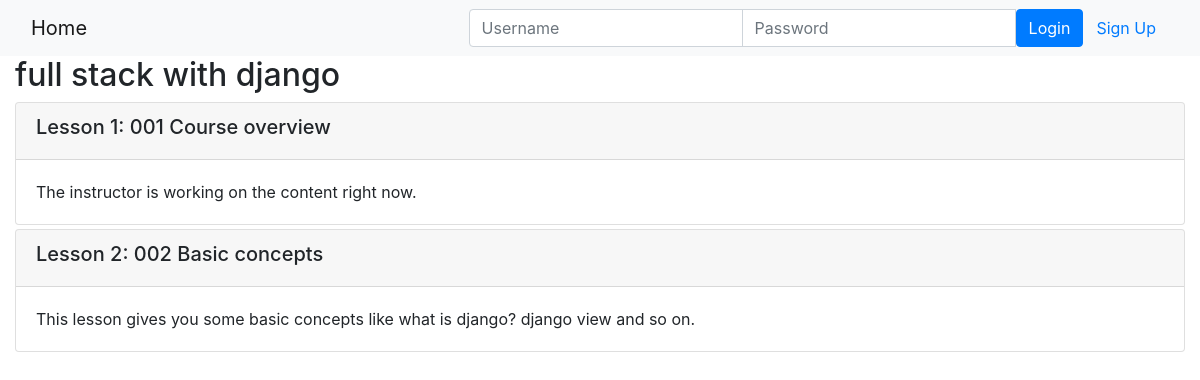
Page /onlinecourse/1/ on the committed database.
### onlinecourse/models.py (models this page shows, shortened)
class Course(models.Model):
    name = models.CharField(null=False, max_length=30, default='online course')
    image = models.ImageField(upload_to='course_images/')
    description = models.CharField(max_length=1000)
    pub_date = models.DateField(null=True)
    instructors = models.ManyToManyField(Instructor)
    users = models.ManyToManyField(settings.AUTH_USER_MODEL, through='Enrollment')
    total_enrollment = models.IntegerField(default=0)
    is_enrolled = False

class Lesson(models.Model):
    title = models.CharField(max_length=200, default="title")
    order = models.IntegerField(default=0)
    course = models.ForeignKey(Course, on_delete=models.CASCADE)
    content = models.TextField()

### onlinecourse/views.py (the view)
# urls.py: path('<int:pk>/', views.CourseDetailView.as_view(), name='course_details'),
class CourseDetailView(generic.DetailView):
    model = Course
    template_name = 'onlinecourse/course_detail_bootstrap.html'

### onlinecourse/templates/onlinecourse/course_detail_bootstrap.html (shortened to what this page needs)
<!DOCTYPE html>
<html lang="en">
<head>
     {% load static %}
    <link rel="stylesheet" href="https://maxcdn.bootstrapcdn.com/bootstrap/4.5.2/css/bootstrap.min.css">
</head>
<body>
    <nav class="navbar navbar-light bg-light">
        <div class="container-fluid">
            <div class="navbar-header">
                  <a class="navbar-brand" href="{% url 'onlinecourse:index' %}">Home</a>
            </div>
            <ul class="nav navbar-nav navbar-right">
                {% if user.is_authenticated %}
                <li>
                    <a class="btn btn-link" href="#">{{ user.first_name }}({{ user.username }})</a>
                    <a class="btn btn-link" href="{% url 'onlinecourse:logout' %}">Logout</a>
                </li>
                {% else %}
                <li>
                    <form class="form-inline" action="{% url 'onlinecourse:login' %}" method="post">
                        <div class="input-group">
                            <input type="text" class="form-control" placeholder="Username" name="username" >
                            <input type="password" class="form-control" placeholder="Password" name="psw" >
                            <button class="btn btn-primary" type="submit">Login</button>
                            <a class="btn btn-link" href="{% url 'onlinecourse:registration' %}">Sign Up</a>
                        </div>
                    </form>
                </li>
                {% endif %}
            </ul>
        </div>
    </nav>
    <div class="container-fluid">
            <h2>{{ course.name }}</h2>
            <div class="card-columns-vertical">
                {% for lesson in course.lesson_set.all %}
                    <div class="card mt-1">
                        <div class="card-header"><h5>Lesson {{lesson.order|add:1}}: {{lesson.title}}</h5></div>
                        <div class="card-body">{{lesson.content}}</div>
                    </div>
                {% endfor %}
            </div>
    </div>
</body>
</html>

### rows in the picture
Course: name "full stack with django"
Lesson: order|add "1", title "001 Course overview", content "The instructor is working on the content right now."
Lesson: order|add "2", title "002 Basic concepts", content "This lesson gives you some basic concepts like what is django? django view and so on."
